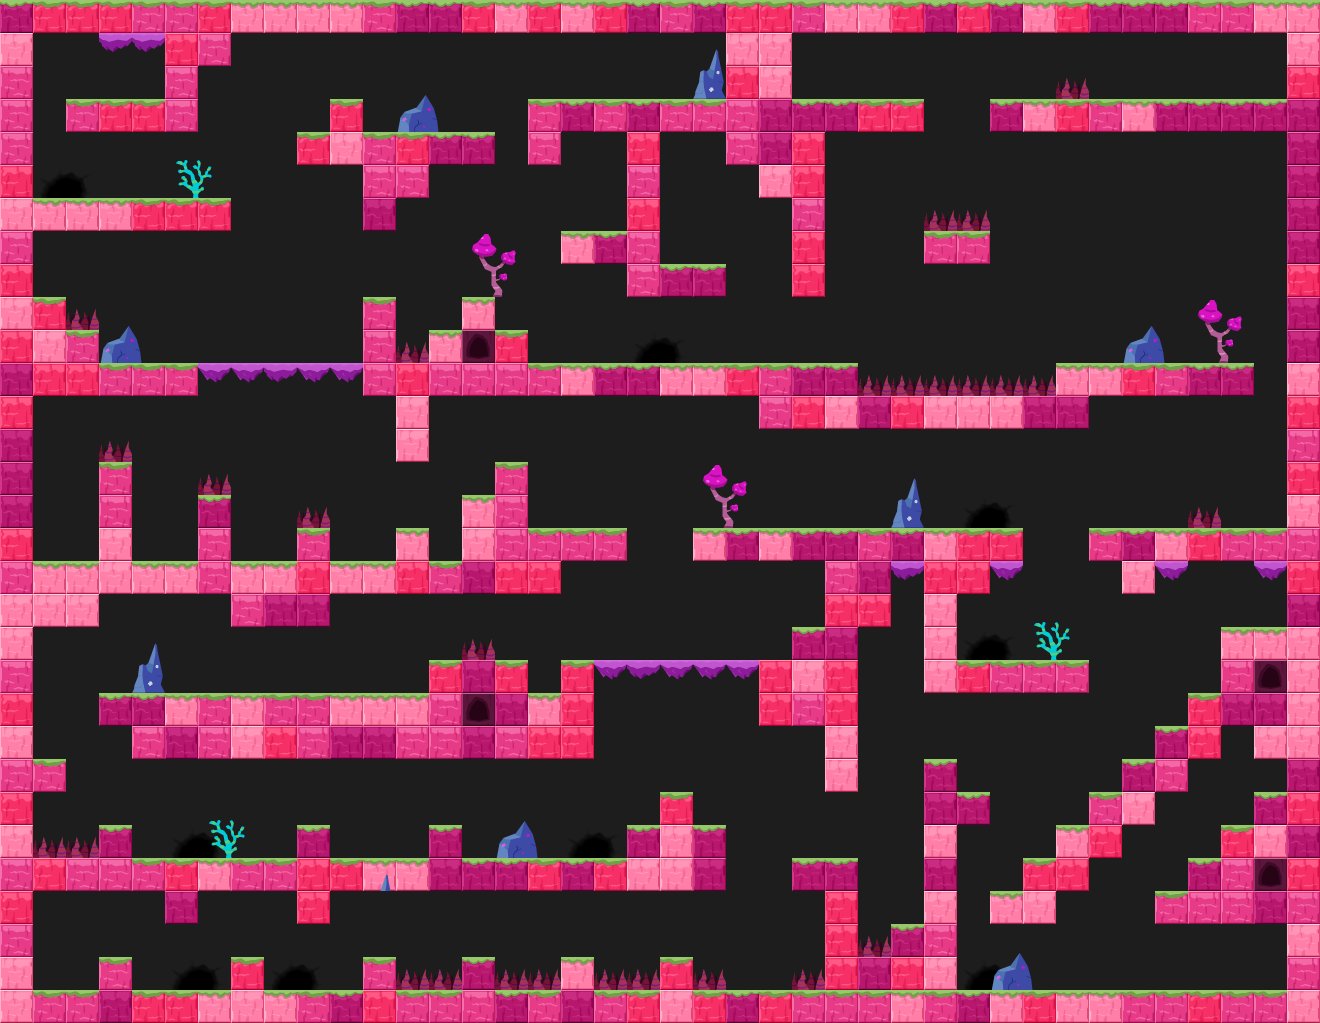

A level layout from a 2D game, rendered from its tile map. Below: a short description, then the map file with tile-grid data replaced by summaries:
An orthogonal 40x31 tile map with 33x33 px tiles, 4 tile layers (bg, deco background, layout, deco foreground) and 169 objects (94x citrus.objects.platformer.box2d.Platform, 25x citrus.objects.CitrusSprite, 17x space_digger.enemies.Spike, 13x space_digger.Seam, 8x space_digger.enemies.SpawnSpot, ...).

<map version="1.0" orientation="orthogonal" width="40" height="31" tilewidth="33" tileheight="33" backgroundcolor="#1d1d1d">
 <tileset firstgid="1" name="tileset_water" tilewidth="33" tileheight="33">
  <image source="../tilesets/tileset_water.png" width="297" height="132" />
  <tile id="12">
   <properties>
    <property name="" value="" />
   </properties>
  </tile>
 </tileset>
 <layer name="bg" width="40" height="31">
  <properties>
   <property name="group" value="0" />
  </properties>
  <data>[1240 cells, 0 non-empty, 0 distinct tile ids]</data>
 </layer>
 <layer name="deco background" width="40" height="31">
  <data>[1240 cells, 18 non-empty, 2 distinct tile ids]</data>
 </layer>
 <objectgroup color="#ffff00" name="animated decoration bg" width="40" height="31">
  <properties>
   <property name="group" value="0" />
  </properties>
  <object type="citrus.objects.CitrusSprite" x="1042" y="123">
   <properties>
    <property name="view" value="Liana1_water" />
   </properties>
   <ellipse />
  </object>
  <object type="citrus.objects.CitrusSprite" x="70" y="223">
   <properties>
    <property name="view" value="Liana1_water" />
   </properties>
   <ellipse />
  </object>
  <object type="citrus.objects.CitrusSprite" x="1090" y="386">
   <properties>
    <property name="view" value="Liana1_water" />
   </properties>
   <ellipse />
  </object>
  <object type="citrus.objects.CitrusSprite" x="221" y="747">
   <properties>
    <property name="view" value="Liana1_water" />
   </properties>
   <ellipse />
  </object>
  <object type="citrus.objects.CitrusSprite" x="529" y="884">
   <properties>
    <property name="view" value="Liana1_water" />
   </properties>
   <ellipse />
  </object>
  <object type="citrus.objects.CitrusSprite" x="477" y="881">
   <properties>
    <property name="view" value="Liana2_water" />
   </properties>
   <ellipse />
  </object>
  <object type="citrus.objects.CitrusSprite" x="1137" y="122">
   <properties>
    <property name="view" value="Liana2_water" />
   </properties>
   <ellipse />
  </object>
  <object type="citrus.objects.CitrusSprite" x="6" y="386">
   <properties>
    <property name="view" value="Liana2_water" />
   </properties>
   <ellipse />
  </object>
  <object type="citrus.objects.CitrusSprite" x="947" y="415">
   <properties>
    <property name="view" value="Liana2_water" />
   </properties>
   <ellipse />
  </object>
  <object type="citrus.objects.CitrusSprite" x="384" y="20">
   <properties>
    <property name="view" value="Liana2_water" />
   </properties>
   <ellipse />
  </object>
  <object type="citrus.objects.CitrusSprite" x="596" y="384">
   <properties>
    <property name="view" value="Liana3_water" />
   </properties>
   <ellipse />
  </object>
  <object type="citrus.objects.CitrusSprite" x="1013" y="123">
   <properties>
    <property name="view" value="Liana3_water" />
   </properties>
   <ellipse />
  </object>
  <object type="citrus.objects.CitrusSprite" x="770" y="717">
   <properties>
    <property name="view" value="Liana3_water" />
   </properties>
   <ellipse />
  </object>
  <object type="citrus.objects.CitrusSprite" x="1269" y="534">
   <properties>
    <property name="view" value="Flor1_water" />
   </properties>
   <ellipse />
  </object>
  <object type="citrus.objects.CitrusSprite" x="1108" y="798">
   <properties>
    <property name="view" value="Flor1_water" />
   </properties>
   <ellipse />
  </object>
  <object type="citrus.objects.CitrusSprite" x="183" y="996">
   <properties>
    <property name="view" value="Flor1_water" />
   </properties>
   <ellipse />
  </object>
  <object type="citrus.objects.CitrusSprite" x="908" y="104">
   <properties>
    <property name="view" value="Flor1_water" />
   </properties>
   <ellipse />
  </object>
  <object type="citrus.objects.CitrusSprite" x="728" y="367">
   <properties>
    <property name="view" value="Flor2_water" />
   </properties>
   <ellipse />
  </object>
  <object type="citrus.objects.CitrusSprite" x="174" y="366">
   <properties>
    <property name="view" value="Flor2_water" />
   </properties>
   <ellipse />
  </object>
  <object type="citrus.objects.CitrusSprite" x="411" y="698">
   <properties>
    <property name="view" value="Flor2_water" />
   </properties>
   <ellipse />
  </object>
  <object type="citrus.objects.CitrusSprite" x="839" y="866">
   <properties>
    <property name="view" value="Flor2_water" />
   </properties>
   <ellipse />
  </object>
  <object type="citrus.objects.CitrusSprite" x="676" y="963">
   <properties>
    <property name="view" value="Flor1_water" />
   </properties>
   <ellipse />
  </object>
  <object type="citrus.objects.CitrusSprite" x="165" y="566">
   <properties>
    <property name="view" value="Flor1_water" />
   </properties>
   <ellipse />
  </object>
  <object type="citrus.objects.CitrusSprite" x="669" y="366">
   <properties>
    <property name="view" value="Flor1_water" />
   </properties>
   <ellipse />
  </object>
  <object name="sky" type="citrus.objects.CitrusSprite" x="644" y="-330" width="33" height="33">
   <properties>
    <property name="registration" value="center" />
    <property name="view" value="Sky_water" />
   </properties>
   <ellipse />
  </object>
 </objectgroup>
 <layer name="layout" width="40" height="31">
  <properties>
   <property name="group" value="2" />
  </properties>
  <data>[1240 cells, 488 non-empty, 12 distinct tile ids]</data>
 </layer>
 <layer name="deco foreground" width="40" height="31">
  <properties>
   <property name="group" value="2" />
  </properties>
  <data>[1240 cells, 59 non-empty, 17 distinct tile ids]</data>
 </layer>
 <objectgroup color="#ffff00" name="platforms" width="40" height="31">
  <properties>
   <property name="group" value="2" />
  </properties>
  <object type="citrus.objects.platformer.box2d.Platform" x="0" y="0" width="1320" height="33" />
  <object type="citrus.objects.platformer.box2d.Platform" x="0" y="990" width="1320" height="33" />
  <object type="citrus.objects.platformer.box2d.Platform" x="0" y="33" width="33" height="957" />
  <object type="citrus.objects.platformer.box2d.Platform" x="1287" y="33" width="33" height="957" />
  <object type="citrus.objects.platformer.box2d.Platform" x="33" y="198" width="198" height="33" />
  <object type="citrus.objects.platformer.box2d.Platform" x="66" y="99" width="132" height="33" />
  <object type="citrus.objects.platformer.box2d.Platform" x="165" y="33" width="33" height="66" />
  <object type="citrus.objects.platformer.box2d.Platform" x="198" y="33" width="33" height="33" />
  <object type="citrus.objects.platformer.box2d.Platform" x="297" y="132" width="198" height="33" />
  <object type="citrus.objects.platformer.box2d.Platform" x="363" y="165" width="33" height="66" />
  <object type="citrus.objects.platformer.box2d.Platform" x="396" y="165" width="33" height="33" />
  <object type="citrus.objects.platformer.box2d.Platform" x="330" y="99" width="33" height="33" />
  <object type="citrus.objects.platformer.box2d.Platform" x="528" y="99" width="33" height="66" />
  </objectgroup>
 <objectgroup color="#ff5500" name="breakable blocks" width="40" height="31">
  <!-- 3 objects omitted --></objectgroup>
 <objectgroup color="#5500ff" name="player &amp; exit" width="40" height="31">
  <!-- 3 objects omitted --></objectgroup>
 <objectgroup color="#00aa00" name="seams" width="40" height="31">
  <properties>
   <property name="view" value="Seam_water" />
  </properties>
  <!-- 13 objects omitted --></objectgroup>
 <objectgroup color="#ff0000" name="enemies" width="40" height="31">
  <properties>
   <property name="group" value="1" />
  </properties>
  <!-- 25 objects omitted --></objectgroup>
 <objectgroup color="#ff557f" name="enemy limits" width="40" height="31">
  <!-- 6 objects omitted --></objectgroup>
</map>
<!-- 131 of 169 objects omitted -->
